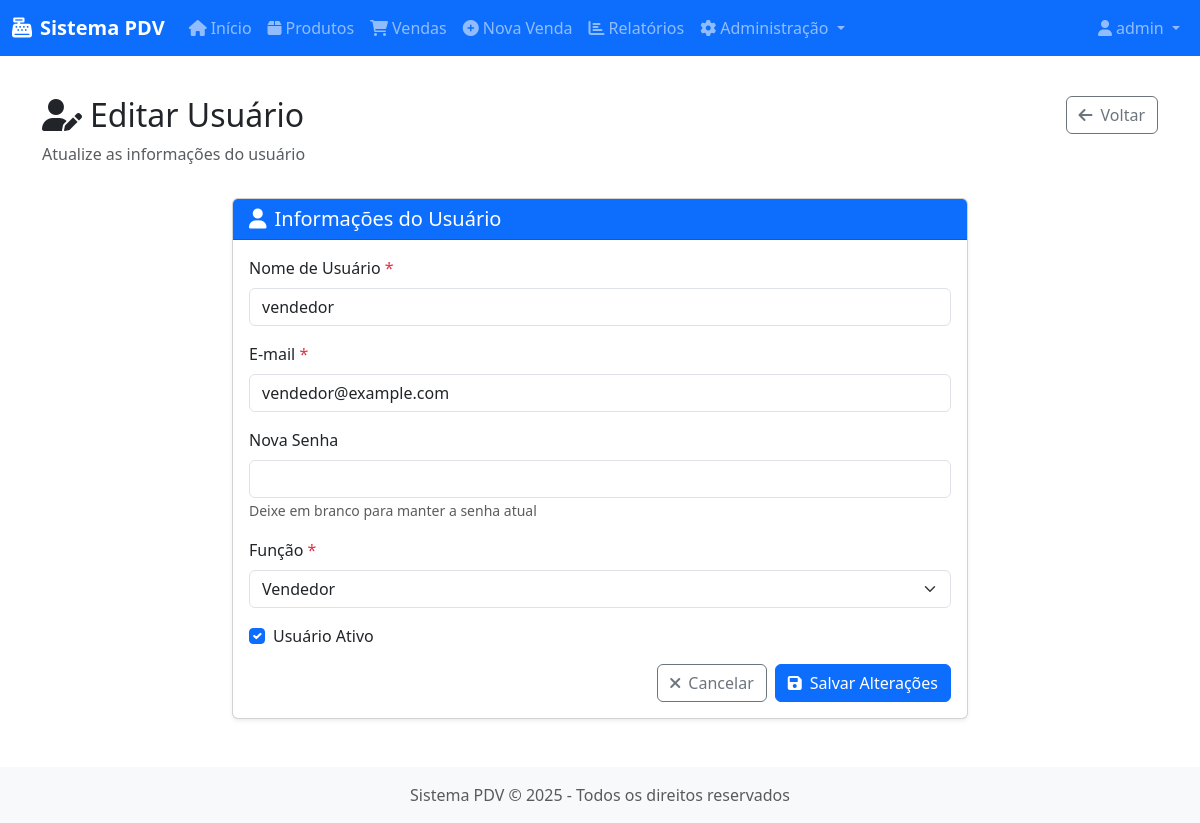
The page /users/2/edit (signed in) on the database its author committed.
### app/models/user.py (models this page shows, shortened)
class User(UserMixin, db.Model):
    __tablename__ = 'users'
    id = db.Column(db.Integer, primary_key=True)
    username = db.Column(db.String(64), unique=True, index=True, nullable=False)
    email = db.Column(db.String(120), unique=True, index=True, nullable=False)
    password_hash = db.Column(db.String(128), nullable=False)
    role = db.Column(db.String(20), default='vendedor')  # 'admin' ou 'vendedor'
    created_at = db.Column(db.DateTime, default=datetime.utcnow)
    last_login = db.Column(db.DateTime, nullable=True)
    active = db.Column(db.Boolean, default=True)
    sales = db.relationship('Sale', backref='seller', lazy='dynamic')
    def is_admin(self):
        return self.role == 'admin'

### app/routes/auth.py (the view, shortened to what this page needs)
@auth.route('/users/<int:user_id>/edit', methods=['GET', 'POST'])
@login_required
def edit_user(user_id):
    if not current_user.is_admin():
        flash('Você não tem permissão para acessar esta página.', 'danger')
        return redirect(url_for('main.index'))
    user = User.query.get_or_404(user_id)
    return render_template('auth/edit_user.html', user=user)

### app/__init__.py (called while the page is built)
def create_app(config_class=Config):
    app = Flask(__name__)
    app.config.from_object(config_class)
    db.init_app(app)
    migrate.init_app(app, db)
    login_manager.init_app(app)
    from app.routes.auth import auth as auth_blueprint
    app.register_blueprint(auth_blueprint)
    from app.routes.main import main as main_blueprint
    app.register_blueprint(main_blueprint)
    from app.routes.products import products as products_blueprint
    app.register_blueprint(products_blueprint)
    from app.routes.sales import sales as sales_blueprint
    app.register_blueprint(sales_blueprint)
    from app.routes.reports import reports as reports_blueprint
    app.register_blueprint(reports_blueprint)
    @app.context_processor
    def inject_now():
        return {'now': datetime.utcnow()}
    with app.app_context():
        db.create_all()
    return app

### app/models/user.py (called while the page is built)
@login_manager.user_loader
def load_user(user_id):
    return User.query.get(int(user_id))

### app/templates/auth/edit_user.html (shortened to what this page needs)
{% extends "base.html" %}
{% block content %}
<div class="row mb-3">
    <div class="col">
        <h2><i class="fas fa-user-edit me-2"></i>Editar Usuário</h2>
        <p class="text-muted">Atualize as informações do usuário</p>
    </div>
    <div class="col-auto">
        <a href="{{ url_for('auth.users') }}" class="btn btn-outline-secondary">
            <i class="fas fa-arrow-left me-2"></i>Voltar
        </a>
    </div>
</div>
<div class="row justify-content-center">
    <div class="col-md-8">
        <div class="card">
            <div class="card-header bg-primary text-white">
                <h5 class="mb-0"><i class="fas fa-user me-2"></i>Informações do Usuário</h5>
            </div>
            <div class="card-body">
                <form method="POST" action="{{ url_for('auth.edit_user', user_id=user.id) }}">
                    <div class="mb-3">
                        <label for="username" class="form-label">Nome de Usuário <span class="text-danger">*</span></label>
                        <input type="text" class="form-control" id="username" name="username" value="{{ user.username }}" required>
                    </div>
                    <div class="mb-3">
                        <label for="email" class="form-label">E-mail <span class="text-danger">*</span></label>
                        <input type="email" class="form-control" id="email" name="email" value="{{ user.email }}" required>
                    </div>
                    <div class="mb-3">
                        <label for="password" class="form-label">Nova Senha</label>
                        <input type="password" class="form-control" id="password" name="password">
                        <small class="text-muted">Deixe em branco para manter a senha atual</small>
                    </div>
                    <div class="mb-3">
                        <label for="role" class="form-label">Função <span class="text-danger">*</span></label>
                        <select class="form-select" id="role" name="role" required>
                            <option value="vendedor" {% if user.role == 'vendedor' %}selected{% endif %}>Vendedor</option>
                        </select>
                    </div>
                    <div class="mb-3 form-check">
                        <input type="checkbox" class="form-check-input" id="active" name="active" {% if user.active %}checked{% endif %}>
                        <label class="form-check-label" for="active">Usuário Ativo</label>
                    </div>
                    <div class="d-grid gap-2 d-md-flex justify-content-md-end">
                        <a href="{{ url_for('auth.users') }}" class="btn btn-outline-secondary">
                            <i class="fas fa-times me-2"></i>Cancelar
                        </a>
                        <button type="submit" class="btn btn-primary">
                            <i class="fas fa-save me-2"></i>Salvar Alterações
                        </button>
                    </div>
                </form>
            </div>
        </div>
    </div>
</div>
{% endblock %}

### app/templates/base.html (shortened to what this page needs)
<!DOCTYPE html>
<html lang="pt-br">
<head>
    <link href="https://cdn.jsdelivr.net/npm/bootstrap@5.3.0-alpha1/dist/css/bootstrap.min.css" rel="stylesheet">
    <link rel="stylesheet" href="https://cdnjs.cloudflare.com/ajax/libs/font-awesome/6.0.0/css/all.min.css">
    <link rel="stylesheet" href="{{ url_for('static', filename='css/style.css') }}">
</head>
<body>
    {% if current_user.is_authenticated %}
    <nav class="navbar navbar-expand-lg navbar-dark bg-primary">
        <div class="container-fluid">
            <a class="navbar-brand" href="{{ url_for('main.index') }}">
                <i class="fas fa-cash-register me-2"></i>Sistema PDV
            </a>
            <div class="collapse navbar-collapse" id="navbarNav">
                <ul class="navbar-nav me-auto">
                    <li class="nav-item">
                        <a class="nav-link" href="{{ url_for('main.index') }}">
                            <i class="fas fa-home me-1"></i>Início
                        </a>
                    </li>
                    <li class="nav-item">
                        <a class="nav-link" href="{{ url_for('products.index') }}">
                            <i class="fas fa-box me-1"></i>Produtos
                        </a>
                    </li>
                    <li class="nav-item">
                        <a class="nav-link" href="{{ url_for('sales.index') }}">
                            <i class="fas fa-shopping-cart me-1"></i>Vendas
                        </a>
                    </li>
                    <li class="nav-item">
                        <a class="nav-link" href="{{ url_for('sales.new') }}">
                            <i class="fas fa-plus-circle me-1"></i>Nova Venda
                        </a>
                    </li>
                    <li class="nav-item">
                        <a class="nav-link" href="{{ url_for('reports.index') }}">
                            <i class="fas fa-chart-bar me-1"></i>Relatórios
                        </a>
                    </li>
                    {% if current_user.is_admin() %}
                    <li class="nav-item dropdown">
                        <a class="nav-link dropdown-toggle" href="#" id="adminDropdown" role="button" data-bs-toggle="dropdown">
                            <i class="fas fa-cog me-1"></i>Administração
                        </a>
                    </li>
                    {% endif %}
                </ul>
                <ul class="navbar-nav">
                    <li class="nav-item dropdown">
                        <a class="nav-link dropdown-toggle" href="#" id="userDropdown" role="button" data-bs-toggle="dropdown">
                            <i class="fas fa-user me-1"></i>{{ current_user.username }}
                        </a>
                    </li>
                </ul>
            </div>
        </div>
    </nav>
    {% endif %}
    <main class="container py-4">
        {% block content %}{% endblock %}
    </main>
    <footer class="footer mt-auto py-3 bg-light">
        <div class="container text-center">
            <span class="text-muted">Sistema PDV &copy; {{ now.year }} - Todos os direitos reservados</span>
        </div>
    </footer>
</body>
</html>

### app/static/css/style.css (style rules this page uses)
body { min-height: 100vh; display: flex; flex-direction: column; }
main { flex: 1; }
.navbar-brand { font-weight: bold; }
.card { box-shadow: 0 0.125rem 0.25rem rgba(0, 0, 0, 0.075); margin-bottom: 1.5rem; }
.card-header { font-weight: 500; }
.form-label { font-weight: 500; }

### rows shown on the page
User: username "admin"
User: username "vendedor", email "vendedor@example.com", role "Vendedor", active "☑"
